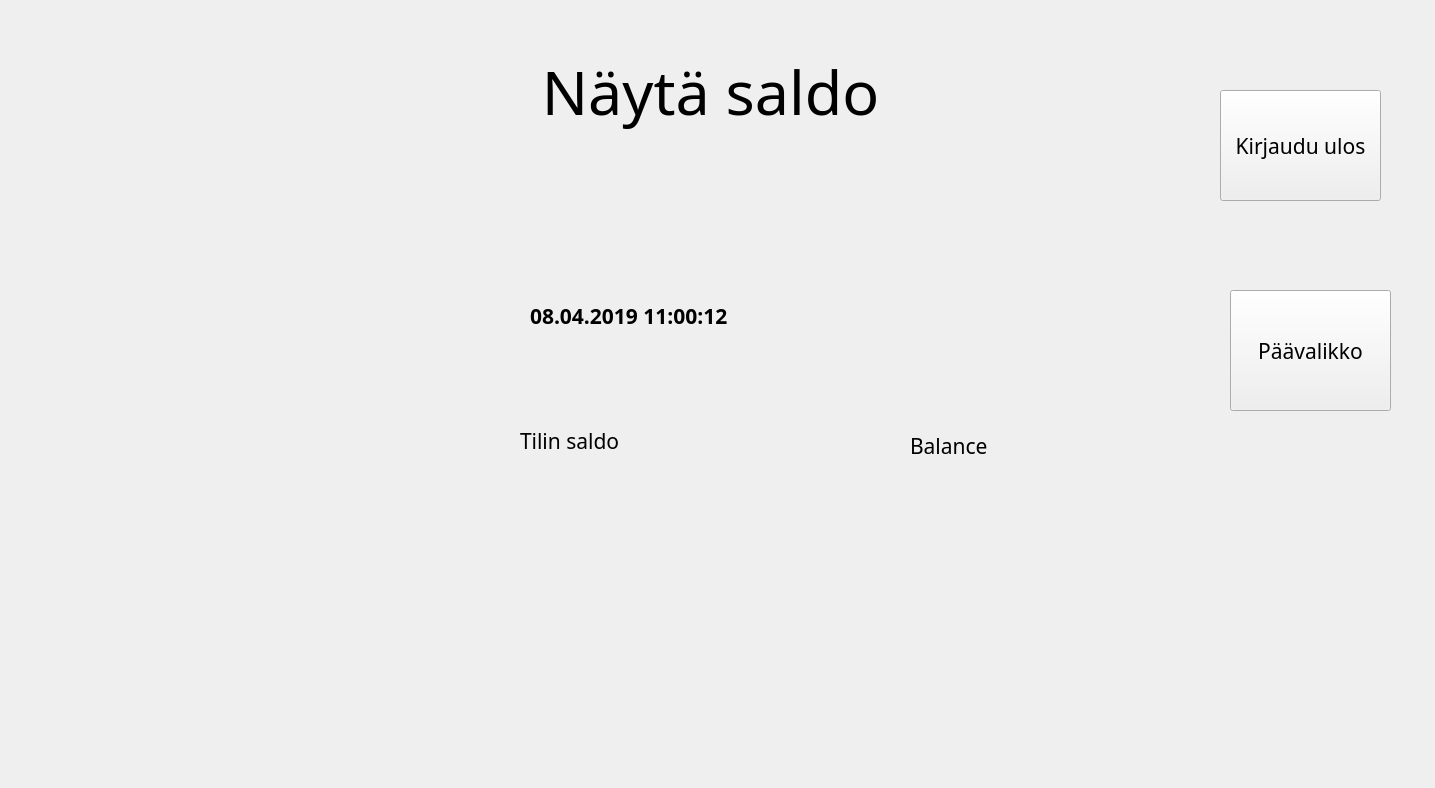
<?xml version="1.0" encoding="UTF-8"?>
<ui version="4.0">
 <class>Balance</class>
 <widget class="QWidget" name="Balance">
  <property name="geometry">
   <rect>
    <x>0</x>
    <y>0</y>
    <width>1435</width>
    <height>788</height>
   </rect>
  </property>
  <property name="font">
   <font>
    <family>HP Simplified</family>
   </font>
  </property>
  <property name="windowTitle">
   <string>Form</string>
  </property>
  <widget class="QLabel" name="labelBalance">
   <property name="geometry">
    <rect>
     <x>460</x>
     <y>30</y>
     <width>501</width>
     <height>121</height>
    </rect>
   </property>
   <property name="font">
    <font>
     <pointsize>46</pointsize>
    </font>
   </property>
   <property name="text">
    <string>Näytä saldo</string>
   </property>
   <property name="alignment">
    <set>Qt::AlignCenter</set>
   </property>
  </widget>
  <widget class="QLabel" name="labelBalanceDate">
   <property name="geometry">
    <rect>
     <x>530</x>
     <y>290</y>
     <width>311</width>
     <height>51</height>
    </rect>
   </property>
   <property name="font">
    <font>
     <pointsize>16</pointsize>
     <weight>75</weight>
     <bold>true</bold>
    </font>
   </property>
   <property name="text">
    <string>08.04.2019 11:00:12 </string>
   </property>
  </widget>
  <widget class="QLabel" name="labelTextBalance">
   <property name="geometry">
    <rect>
     <x>520</x>
     <y>420</y>
     <width>201</width>
     <height>41</height>
    </rect>
   </property>
   <property name="font">
    <font>
     <pointsize>16</pointsize>
    </font>
   </property>
   <property name="text">
    <string>Tilin saldo</string>
   </property>
  </widget>
  <widget class="QLabel" name="labelShowBalance">
   <property name="geometry">
    <rect>
     <x>910</x>
     <y>430</y>
     <width>181</width>
     <height>31</height>
    </rect>
   </property>
   <property name="font">
    <font>
     <pointsize>16</pointsize>
    </font>
   </property>
   <property name="text">
    <string>Balance</string>
   </property>
  </widget>
  <widget class="QPushButton" name="buttonLogout">
   <property name="geometry">
    <rect>
     <x>1220</x>
     <y>90</y>
     <width>161</width>
     <height>111</height>
    </rect>
   </property>
   <property name="font">
    <font>
     <pointsize>16</pointsize>
    </font>
   </property>
   <property name="text">
    <string>Kirjaudu ulos</string>
   </property>
  </widget>
  <widget class="QPushButton" name="buttonReturnMenu">
   <property name="geometry">
    <rect>
     <x>1230</x>
     <y>290</y>
     <width>161</width>
     <height>121</height>
    </rect>
   </property>
   <property name="font">
    <font>
     <pointsize>16</pointsize>
    </font>
   </property>
   <property name="text">
    <string>Päävalikko</string>
   </property>
  </widget>
 </widget>
 <resources/>
 <connections/>
</ui>
